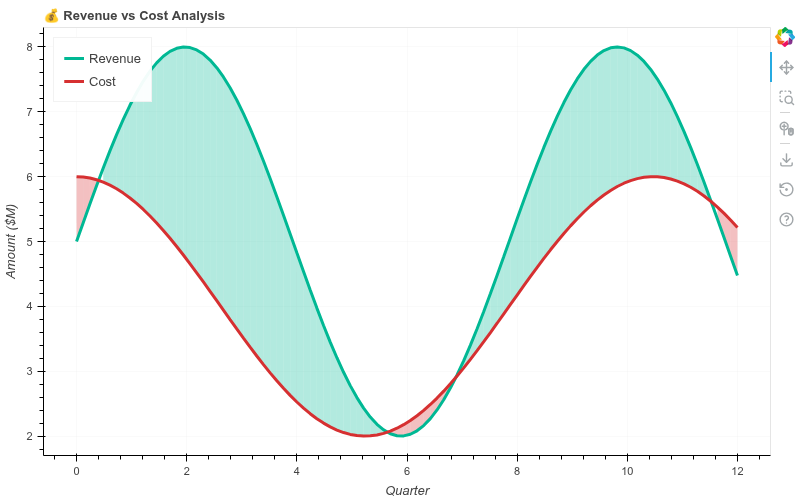

This figure's Python source:
from bokeh.plotting import figure, show
from bokeh.models import InlineStyleSheet, ColumnDataSource, HoverTool
from bokeh.layouts import column, row
import numpy as np
from bokeh_rocks import save_plot


x = np.linspace(0, 12, 100)
revenue = np.sin(x * 0.8) * 3 + 5
cost = np.cos(x * 0.6) * 2 + 4
profit = revenue - cost

p4 = figure(
    width=800,
    height=500,
    title="💰 Revenue vs Cost Analysis",
    x_axis_label="Quarter",
    y_axis_label="Amount ($M)"
)

# Create masks for profit (green) and loss (red) regions
profit_mask = profit >= 0
loss_mask = profit < 0

# Profit areas (green) - where revenue > cost
for i in range(len(x) - 1):
    if profit[i] >= 0 and profit[i + 1] >= 0:
        p4.varea(
            x=[x[i], x[i + 1]],
            y1=[cost[i], cost[i + 1]],
            y2=[revenue[i], revenue[i + 1]],
            fill_color='#00b894',
            fill_alpha=0.3
        )

# Loss areas (red) - where cost > revenue
for i in range(len(x) - 1):
    if profit[i] < 0 and profit[i + 1] < 0:
        p4.varea(
            x=[x[i], x[i + 1]],
            y1=[revenue[i], revenue[i + 1]],
            y2=[cost[i], cost[i + 1]],
            fill_color='#d63031',
            fill_alpha=0.3
        )

# Lines
p4.line(x, revenue, line_color='#00b894', line_width=3, legend_label='Revenue')
p4.line(x, cost, line_color='#d63031', line_width=3, legend_label='Cost')

p4.legend.location = "top_left"
p4.background_fill_color = None
p4.border_fill_color = "#ffffff"
p4.grid.grid_line_alpha = 0.2

css4 = InlineStyleSheet(css="""
:host {
    background: linear-gradient(to bottom, #f8f9fa 0%, #e9ecef 100%);
}
""")

show(column(p4, stylesheets=[css4]))
save_plot(p4, "output/area_03")
